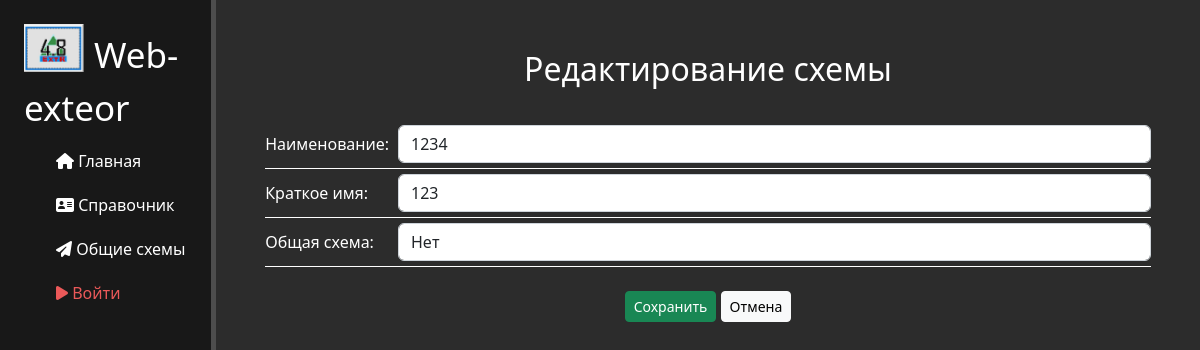
Page /exteor/schemas/56/update on the earlier database version.
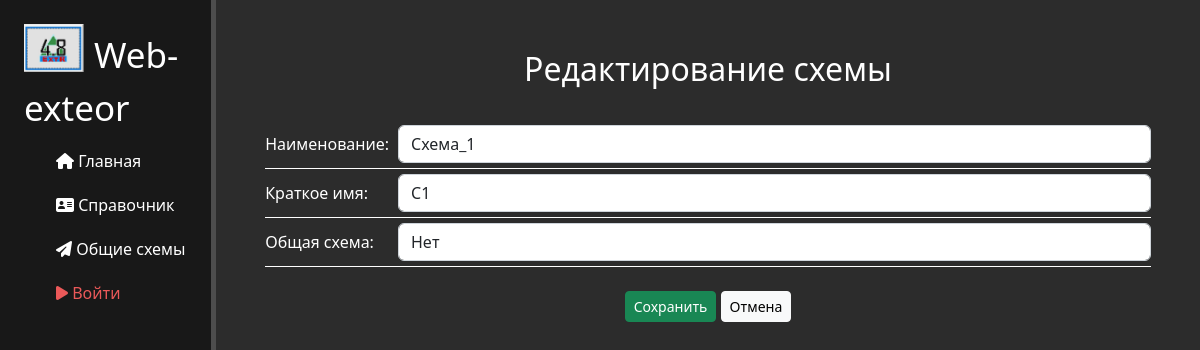
Same page on the later database version.
### exteor/models.py (models this page shows, shortened)
class Exteors(models.Model):
    name = models.CharField('Пользователь', max_length=50)
    common = models.BooleanField('Общая', default=False)
    schema = models.CharField('Название', max_length=200)
    alias = models.CharField('Краткое название', blank=True, max_length=50)
    date_create = models.DateTimeField('Дата создания', auto_now_add=True)
    date_update = models.DateTimeField('Дата изменения', auto_now=True)
    json_file = models.JSONField('Схема', null=True)
    class Meta:
        verbose_name = 'Схема'
        verbose_name_plural = 'Схемы'
        unique_together = ('name', 'schema')

### exteor/views.py (the view)
# urls.py: path('schemas/<int:pk>/update', views.SchemaUpdateView.as_view(), name='schema-update'),
class SchemaUpdateView(UpdateView):
    model = Exteors
    template_name = 'exteor/schema-update.html'
    form_class = SchemaForm

### exteor/forms.py
class SchemaForm(ModelForm):
    error_css_class = 'error_text'
    class Meta:
        model = Exteors
        exclude = ['json_file']
        fields = ['schema', 'alias', 'common', 'name']
        choices = [(True, 'Да'), (False, 'Нет')]
        widgets = {
            'schema': TextInput(attrs={'class': 'form-control', 'placeholder': "Наименование схемы"}),
            'alias': TextInput(attrs={'class': 'form-control', 'placeholder': "Краткое наименование схемы"}),
            'common': Select(choices=choices, attrs={'class': 'form-control', 'placeholder': "Схема будет доступна для просмотра всем пользователям?"}),
            'name': TextInput(attrs={'id': 'name_create', 'class': 'form-control', 'placeholder': "Имя"}),
        }

### exteor/templates/exteor/schema-update.html (shortened to what this page needs)
{% extends 'main/layout.html' %}
{% load static %}
{% block content %}
     <div class="features">
        <h2>Редактирование схемы</h2>
            <form id="CreateSchema" method="post" autocomplete="off">
                <table>
                  <tr>
                    <td style="width:15%;">Наименование:</td>
                    <td>{{ form.schema }}</td>
                  </tr>
                    <br>
                  <tr>
                    <td style="width:15%">Краткое имя:</td>
                    <td>{{ form.alias }}</td>
                  </tr>
                  <tr>
                    <td style="width:15%">Общая схема:</td>
                    <td>{{ form.common }}</td>
                  </tr>
                </table>
                {{ form.name.as_hidden }}<br>
                <button class="btn btn-success btn-sm" type="submit">Сохранить</button>
                <a href="{{request.META.HTTP_REFERER}}" class = 'btn btn-light btn-sm'>Отмена</a><br><br>
            </form>
    </div>
{% endblock %}

Differences in the rows shown:
changed Exteors "Нет": schema "1234" → "Схема_1"; alias "123" → "С1"
